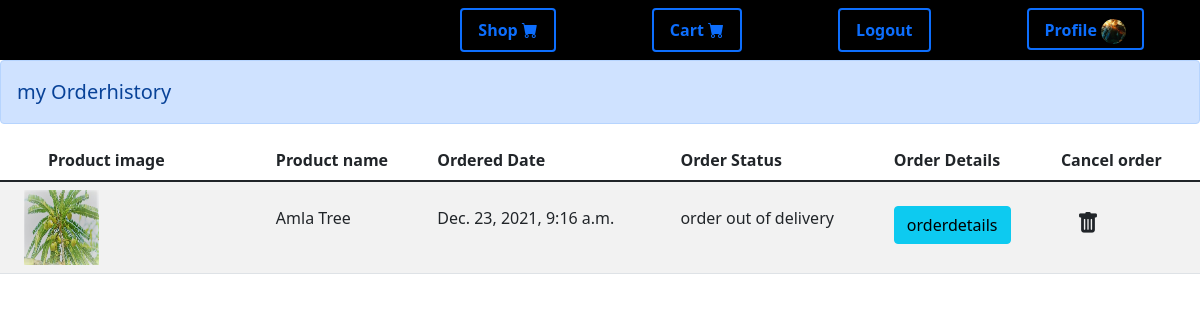
The page /orderhistory/ (signed in) on the database its author committed.
### mygreen/models.py (models this page shows, shortened)
class Customerdetail(models.Model):
    user=models.OneToOneField(User,null=True,blank=True,on_delete=CASCADE)
    name=models.CharField(max_length=50,null=True)
    profilepic=models.ImageField(null=True,blank=True,default='profileimage.jpg')
    email=models.EmailField(max_length=100,null=True)
    contactnumber=models.CharField(max_length=25,null=True,blank=True,default='update contact')
    address=models.CharField(max_length=500,null=True,blank=True,default='update address')
    dateofcreated=models.DateTimeField(auto_now_add=True,null=True)

class Order(models.Model):
    productname=models.CharField(max_length=50,null=True,blank=True)
    name=models.CharField(max_length=25,null=True,blank=True)
    user=models.ForeignKey(User,null=True,blank=True,on_delete=CASCADE)
    product=models.ForeignKey(Product,null=True,blank=True,on_delete=CASCADE)
    address=models.CharField(max_length=500,null=True,blank=True)
    contactnumber=models.CharField(max_length=10,null=True,blank=True)
    orderstatus=models.CharField(max_length=25,null=True,blank=True,default="order placed")
    ordereddate=models.DateTimeField(auto_now_add=True,null=True)
    paymentmode=models.CharField(max_length=25,null=True,blank=True)

class Product(models.Model):
    productname=models.CharField(max_length=50,null=True,blank=True)
    productmenupic=models.ImageField(null=True,blank=True,default='profileimage.jpg')
    productbuypic1=models.ImageField(null=True,blank=True,default='profileimage.jpg')
    productbuypic2=models.ImageField(null=True,blank=True,default='profileimage.jpg')
    productbuypic3=models.ImageField(null=True,blank=True,default='profileimage.jpg')
    productprice=models.FloatField(null=True,blank=True)
    offerprice=models.FloatField(null=True,blank=True)
    quantity=models.IntegerField(null=True,blank=True)
    soiltype=models.CharField(max_length=100,null=True,blank=True)

### mygreen/views.py (the view)
# urls.py: path('orderhistory/',views.orderhistor,name='orderhistory'),
@login_required(login_url='login')
def orderhistor(request):
    user=request.user
    name=user.username
    orders=Order.objects.filter(name=name)
    orderdict={'orders':orders}
    return render(request,'mygreen/orderhistory.html',orderdict)

### mygreen/templates/mygreen/orderhistory.html (shortened to what this page needs)
{% load static %}
<!DOCTYPE html>
<html lang="en">
    <head>
        <link href="https://cdn.jsdelivr.net/npm/bootstrap@5.1.2/dist/css/bootstrap.min.css" rel="stylesheet">
        <link rel="stylesheet" href="https://cdn.jsdelivr.net/npm/bootstrap-icons@1.7.2/font/bootstrap-icons.css">
        <link rel="stylesheet" href="{% static 'CSS/orderhistory.css' %}">
    </head>
    <body>
        <div>
            <ul class="container-fluid nav nav-sm p-2 justify-content-end navibar">
                <li class="nav-item">
                    <a href="{% url 'shop' %}" class="nav-link mx-5 btn btn-outline-primary border-2 navilink">Shop <span><i class="bi bi-cart-fill"></i></span></a>
                </li>
                <li class="nav-item">
                    <a href="{% url 'cart' %}" class="nav-link mx-5 btn btn-outline-primary border-2 navilink">Cart <span><i class="bi bi-cart-fill"></i></span></a>
                </li>
                <li class="nav-item">
                    <a href="{% url 'logout' %}" class="nav-link mx-5 btn btn-outline-primary border-2  navilink">Logout</a>
                </li>
                <li class="nav-item">
                    <a href="{% url 'customerprofile' %}" class="nav-link mx-5 btn btn-outline-primary border-2 px-3 pb-1 navilink">Profile <span><img src="{{request.user.customerdetail.profilepic.url}}" alt="ok" width="25px" height="25px" class="rounded-circle"></span></a>
                </li>
            </ul>
        </div>
            <div class="alert alert-primary" style="font-size: 20px;">my Orderhistory</div>
            <table class="table table-striped">
                <thead>
                    <tr>
                        <th class="px-5">Product image</th>
                        <th>Product name</th>
                        <th>Ordered Date</th>
                        <th>Order Status</th>
                        <th>Order Details</th>
                        <th>Cancel order</th>
                    </tr>
                </thead>
                <tbody>
                    {% for order in orders %}
                    <tr>
                        <td class="px-4"><img src="{{order.product.productmenupic.url}}" alt="product menu image" width="75px" height="75px"></td>
                        <td class="py-4">{{order.product.productname}}</td>
                        <td class="py-4">{{order.ordereddate}}</td>
                        <td class="py-4">{{order.orderstatus}}</td>
                        <td class="py-4"><a href="{% url 'orderdetails' order.id %}" class="btn btn-info">orderdetails</a> </td>
                        <td class="pt-4 px-4"><a href="{% url 'orderdelete' order.id %}"><span><i class="bi bi-trash-fill text-dark" style="font-size: 22px;"></i></span></a></td>
                    </tr>
                    {% endfor %}
                </tbody>
            </table>
    </body>
</html>

### mygreen/static/CSS/orderhistory.css (style rules this page uses)
.navibar { background-color: rgba(0, 0, 0,1); }
.navilink { font-weight: bold; }

### rows shown on the page
Order: product.productmenupic (picture), product.productname "Amla Tree", ordereddate "Dec. 23, 2021, 9:16 a.m.", orderstatus "order out of delivery"
